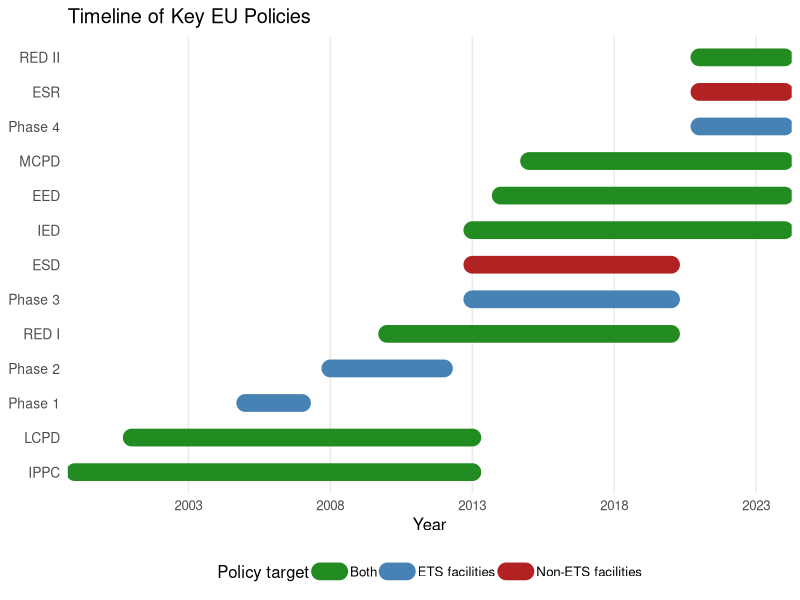
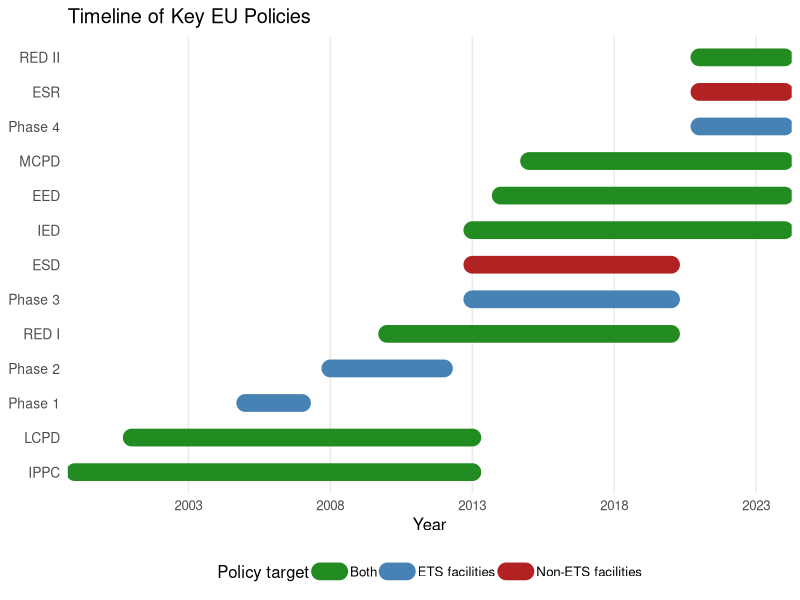

Write the R code that produced these figures, in order.
library(ggplot2)
library(dplyr)
library(lubridate)
library(tibble)

# 1. Build policy table
policies <- tribble(
  ~Policy,    ~start,       ~end,         ~Category,
  "IPPC",     "1999-01-01", "2013-01-01", "Both",
  "LCPD",     "2001-01-01", "2013-01-01", "Both",
  "Phase 1",  "2005-01-01", "2007-01-01", "ETS facilities",
  "Phase 2",  "2008-01-01", "2012-01-01", "ETS facilities",
  "RED I",    "2010-01-01", "2020-01-01", "Both",
  "Phase 3",  "2013-01-01", "2020-01-01", "ETS facilities",
  "ESD",      "2013-01-01", "2020-01-01", "Non-ETS facilities",
  "IED",      "2013-01-01", "2024-01-01", "Both",
  "EED",      "2014-01-01", "2024-01-01", "Both",
  "MCPD",     "2015-01-01", "2024-01-01", "Both",
  "Phase 4",  "2021-01-01", "2024-01-01", "ETS facilities",
  "ESR",      "2021-01-01", "2024-01-01", "Non-ETS facilities",
  "RED II",   "2021-01-01", "2024-01-01", "Both"
) %>%
  mutate(
    start = ymd(start),
    # add one day so the bar fully covers the final year
    end   = ymd(end) + days(1),
    # preserve ordering:
    Policy = factor(Policy, levels=(Policy))
  )

# 2. Define color palette
my_cols <- c(
  "Both"             = "forestgreen",
  "ETS facilities"   = "steelblue",
  "Non-ETS facilities"= "firebrick"
)

# 3. Plot
ggplot(policies) +
  geom_segment(aes(x = start, xend = end, y = Policy, yend = Policy, color = Category),
               size = 6, lineend = "round") +
  scale_color_manual(values = my_cols, name = "Policy target") +
  scale_x_date(date_breaks = "5 years", date_labels = "%Y",
               expand = expansion(mult = c(0.01, 0.01))) +
  labs(x = "Year", y = NULL,
       title = "Timeline of Key EU Policies") +
  theme_minimal(base_size = 12) +
  theme(
    axis.text.y      = element_text(size = 10),
    panel.grid.major.y = element_blank(),
    panel.grid.minor   = element_blank(),
    axis.ticks.y     = element_blank(),
    legend.position  = "bottom"
  )

ggsave(
  filename = "EU_policy_timeline.png",
  plot     = last_plot(),
  width    = 10,    
  height   = 6,     
  dpi      = 300,   
  bg = "white"  
  )
